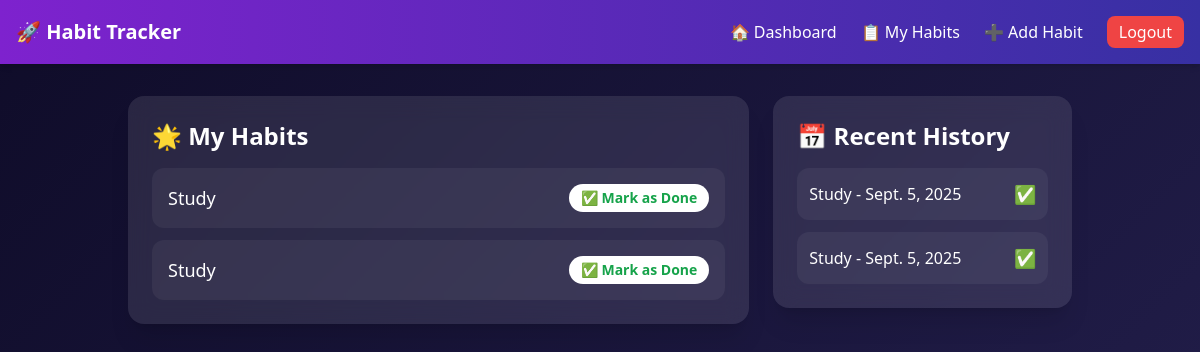
Before: /habits/habits/ (signed in) with the older database file.
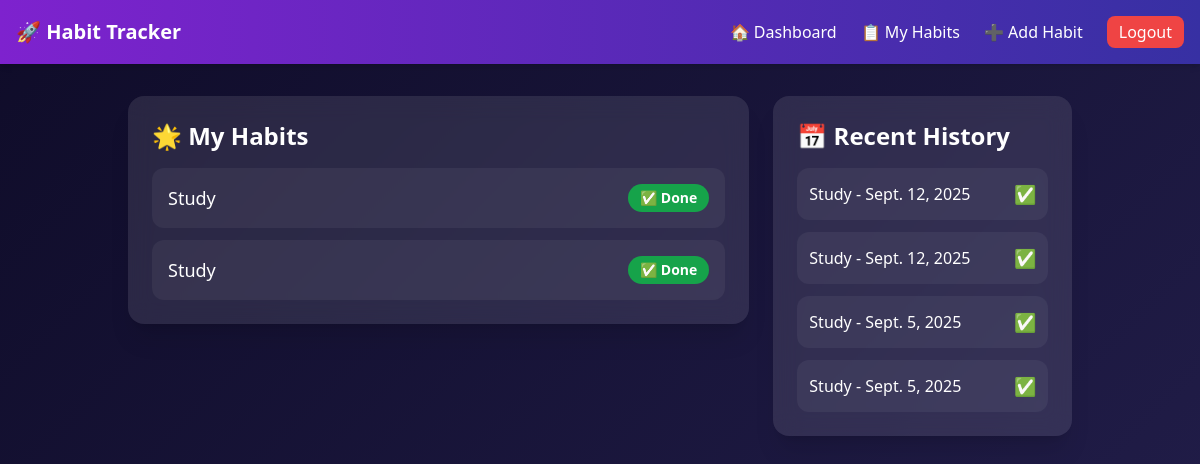
After: the same page with the newer database file.
### habit/models.py (models this page shows, shortened)
class Habit(models.Model):
    user = models.ForeignKey(User, on_delete=models.CASCADE)  # har user ke habits
    name = models.CharField(max_length=100)  # habit ka naam
    created_at = models.DateTimeField(auto_now_add=True)  # kab add kiya

class HabitRecord(models.Model):
    habit = models.ForeignKey(Habit, on_delete=models.CASCADE)
    date = models.DateField(auto_now_add=True)
    completed = models.BooleanField(default=True)

### habit/views.py (the view)
# urls.py: path("habits/", views.my_habits, name="my_habits"),
@login_required
def my_habits(request):
    habits = Habit.objects.filter(user=request.user)
    last_week = now().date() - timedelta(days=7)
    history = HabitRecord.objects.filter(
        habit__in=habits, date__gte=last_week
    ).order_by("-date")
    today = now().date()
    habit_data = []
    for h in habits:
        completed_today = HabitRecord.objects.filter(
            habit=h, date=today, completed=True
        ).exists()
        habit_data.append({"habit": h, "completed_today": completed_today})
    return render(request, "habits.html", {
        "habit_data": habit_data,
        "history": history
    })

### templates/habits.html (shortened to what this page needs)
{% extends "base.html" %}
{% block content %}
<div class="grid grid-cols-1 lg:grid-cols-3 gap-6 mt-8 px-4">
  <div class="lg:col-span-2">
    <div class="bg-white/10 backdrop-blur-md shadow-xl rounded-2xl p-6">
      <h2 class="text-2xl font-bold text-white flex items-center gap-2">
        🌟 My Habits
      </h2>
      <ul class="mt-4 space-y-3">
        {% for item in habit_data %}
        <li class="flex justify-between items-center bg-white/5 rounded-xl p-4 hover:bg-white/10 transition">
          <span class="text-lg font-medium text-white">{{ item.habit.name }}</span>
          <div class="flex items-center gap-2">
            {% if item.completed_today %}
              <span class="px-3 py-1 rounded-full text-sm font-semibold bg-green-600 text-white">✅ Done</span>
            {% else %}
              <a href="{% url 'complete_habit' item.habit.id %}"
                 class="px-3 py-1 text-sm font-semibold text-green-600 bg-white rounded-full hover:bg-green-100 transition">
                 ✅ Mark as Done
              </a>
            {% endif %}
          </div>
        </li>
        {% empty %}
        <li class="text-gray-200">No habits yet. Start by adding one!</li>
        {% endfor %}
      </ul>
    </div>
  </div>
  <div>
    <div class="bg-white/10 backdrop-blur-md shadow-xl rounded-2xl p-6">
      <h2 class="text-2xl font-bold text-white flex items-center gap-2">
        📅 Recent History
      </h2>
      <ul class="mt-4 space-y-3">
        {% for rec in history %}
        <li class="flex justify-between items-center bg-white/5 rounded-xl p-3">
          <span class="text-white">{{ rec.habit.name }} - {{ rec.date }}</span>
          <span class="text-lg">
            {% if rec.completed %}
              ✅
            {% else %}
              ❌
            {% endif %}
          </span>
        </li>
        {% empty %}
        <li class="text-gray-200">No history yet.</li>
        {% endfor %}
      </ul>
    </div>
  </div>
</div>
{% endblock %}

### templates/base.html (shortened to what this page needs)
<!DOCTYPE html>
<html lang="en">
<head>
  <script src="https://cdn.tailwindcss.com"></script>
</head>
<body class="text-white font-sans">
  <nav class="flex justify-between items-center p-4 bg-gradient-to-r from-purple-700 to-indigo-800 text-white shadow-md">
    <div class="text-xl font-bold flex items-center gap-2">
        🚀 Habit Tracker
    </div>
    <div class="flex gap-6 items-center">
        {% if user.is_authenticated %}
    <a href="{% url 'dashboard' %}">🏠 Dashboard</a>
    <a href="{% url 'my_habits' %}">📋 My Habits</a>
    <a href="{% url 'add_habit' %}">➕ Add Habit</a>
    <a href="{% url 'logout' %}" class="bg-red-500 px-3 py-1 rounded-lg">Logout</a>
{% else %}
    <a href="{% url 'login' %}" class="bg-blue-500 px-3 py-1 rounded-lg">Login</a>
    <a href="{% url 'register' %}" class="bg-green-500 px-3 py-1 rounded-lg">Register</a>
{% endif %}
    </div>
</nav>
  <div class="container mx-auto px-6 fade-in">
    {% block content %}{% endblock %}
  </div>
</body>
</html>

### templates/base.html (style rules this page uses)
body { background: linear-gradient(135deg, #0f0c29, #302b63, #24243e); background-size: 400% 400%; animation: gradientBG 15s ease infinite; }
.fade-in { animation: fadeIn 1s ease-in-out; }

Changed rows visible on the page:
computed for Habit (number 1 of 2 on the later page): text "✅ Mark as Done" → "✅ Done"
computed for Habit (number 2 of 2 on the later page): text "✅ Mark as Done" → "✅ Done"
added HabitRecord: habit.name "Study", date "Sept. 12, 2025"
added HabitRecord: habit.name "Study", date "Sept. 12, 2025"
